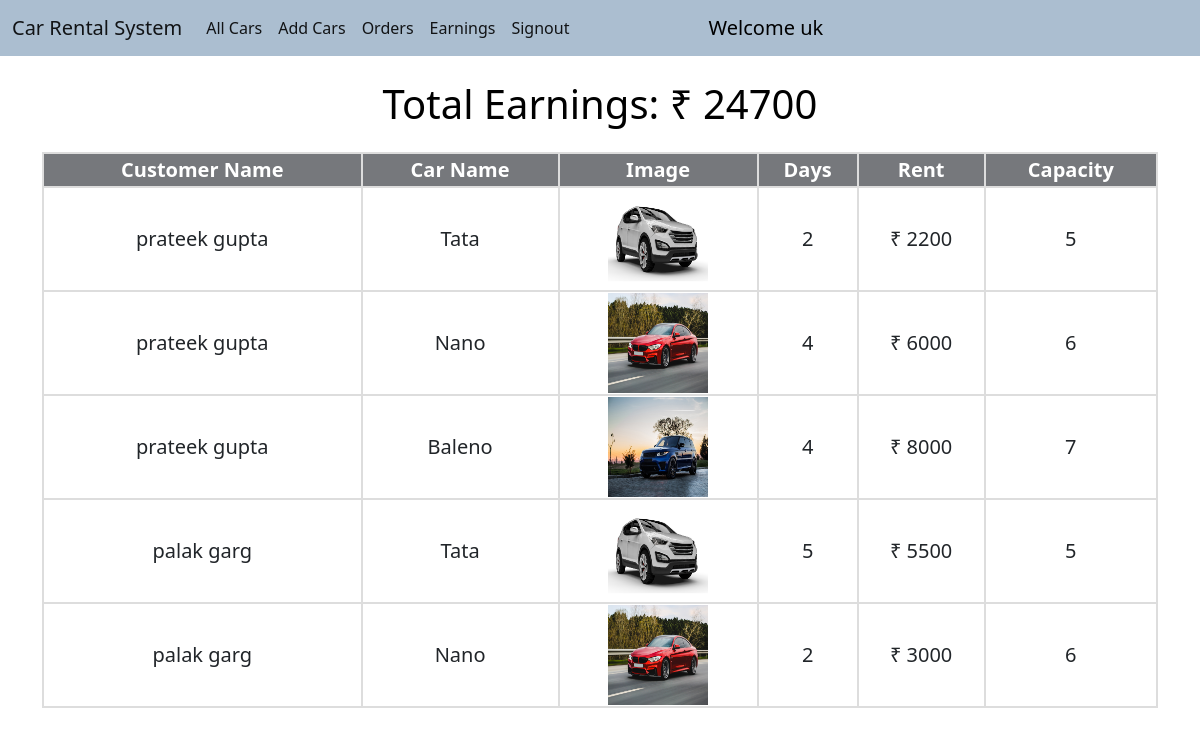
The page /earnings/ (signed in) on the database its author committed.
### home/models.py (models this page shows, shortened)
class Order(models.Model):
    user = models.ForeignKey(User, on_delete=models.CASCADE)
    car_dealer = models.ForeignKey(CarDealer, on_delete=models.CASCADE)
    car = models.ForeignKey(Car, on_delete=models.CASCADE)
    rent = models.CharField(max_length=10)
    days = models.CharField(max_length=3)
    is_complete = models.BooleanField(default=False)

class Car(models.Model):
    name = models.CharField(max_length=50)
    image = models.ImageField(upload_to="")
    car_dealer = models.ForeignKey(CarDealer, on_delete=models.PROTECT)
    capacity = models.CharField(max_length=2)
    location = models.ForeignKey(Location, on_delete=models.SET_NULL, null=True)
    is_available = models.BooleanField(default=True)
    rent = models.CharField(max_length=10, blank=True)

### home/views.py (the view)
# urls.py: path("earnings/", views.earnings, name="earnings"),
def earnings(request):
    username = request.user
    user = User.objects.get(username=username)
    car_dealer = CarDealer.objects.get(car_dealer=user)
    orders = Order.objects.filter(car_dealer=car_dealer)
    all_orders = []
    for order in orders:
        all_orders.append(order)
    return render(request, "earnings.html", {'amount':car_dealer.earnings, 'all_orders':all_orders})

### home/templates/earnings.html (shortened to what this page needs)
{% extends 'car_dealer_navbar.html' %}
{% block body %}
<div class="container">
    {% if all_orders %}
    <h1 class="mt-4">Total Earnings: ₹ {{amount}}</h1>
    <div class="users-table mt-4">
        <table>
            <tbody>
                <tr>
                    <th>Customer Name</th>
                    <th>Car Name</th>
                    <th>Image</th>
                    <th>Days</th>
                    <th>Rent</th>
                    <th>Capacity</th>
                </tr>
                {% for order in all_orders %}
                <tr>
                    <td>{{order.user.get_full_name}}</td>
                    <td>{{order.car.name}}</td>
                    <td><img src="{{order.car.image.url}}" alt="" width="100px" height="100px"></td>
                    <td>{{order.days}}</td>
                    <td>₹ {{order.rent}}</td>
                    <td>{{order.car.capacity}}</td>
                </tr>
                {% endfor %}
            </tbody>
        </table>
        {% else %}
        <br>
        <h2>No Earnings Yet</h2>
    </div>
    {% endif %}
</div>
{% endblock body %}

### home/templates/car_dealer_navbar.html (shortened to what this page needs)
<!doctype html>
<html lang="en">
<head>
  <link href="https://cdn.jsdelivr.net/npm/bootstrap@5.1.0/dist/css/bootstrap.min.css" rel="stylesheet"
>
</head>
<body>
  <nav class="navbar navbar-expand-lg navbar-light sticky-top">
    <div class="container-fluid">
      <a class="navbar-brand" href="/home2/">Car Rental System</a>
      <div class="collapse navbar-collapse" id="navbarSupportedContent">
        <ul class="navbar-nav me-5">
          <li class="nav-item">
            <a class="nav-link active" aria-current="page" href="/all_cars/">All Cars</a>
          </li>
          <li class="nav-item">
            <a class="nav-link active" aria-current="page" href="/add_car/">Add Cars</a>
          </li>
          <li class="nav-item">
            <a class="nav-link active" aria-current="page" href="/all_orders/">Orders</a>
          </li>
          <li class="nav-item">
            <a class="nav-link active" aria-current="page" href="/earnings/">Earnings</a>
          </li>
          <li class="nav-item">
            <a class="nav-link active" aria-current="page" href="/signout/">Signout</a>
          </li>
        </ul>
        <a href="#" style="text-decoration: none; color: black; font-size: 20px;">&nbsp;&nbsp;&nbsp;&nbsp;&nbsp;&nbsp;&nbsp;&nbsp;&nbsp;&nbsp;&nbsp;&nbsp;&nbsp;&nbsp;&nbsp;
          Welcome {{request.user}}</a>
      </div>
    </div>
  </nav>
  {% block body %}
  {% endblock %}
</body>
</html>

### home/templates/car_dealer_navbar.html (style rules this page uses)
.navbar { background-color: rgb(171, 190, 208); }

### home/templates/earnings.html (style rules this page uses)
h1 { text-align: center; color: black; }
table { border-collapse: collapse; width: 100%; text-align: center; font-size: 20px; }
th { background-color: #76787c; color: white; }
th, td { border: 2px solid #ddd; }

### rows shown on the page
Order: user.get_full_name "prateek gupta", car.name "Tata", car.image (picture), days "2", rent "2200", car.capacity "5"
Order: user.get_full_name "prateek gupta", car.name "Nano", car.image (picture), days "4", rent "6000", car.capacity "6"
Order: user.get_full_name "prateek gupta", car.name "Baleno", car.image (picture), days "4", rent "8000", car.capacity "7"
Order: user.get_full_name "palak garg", car.name "Tata", car.image (picture), days "5", rent "5500", car.capacity "5"
Order: user.get_full_name "palak garg", car.name "Nano", car.image (picture), days "2", rent "3000", car.capacity "6"

### other values the page prints
{{ request.user }} "uk"
{{ amount }} "24700"
